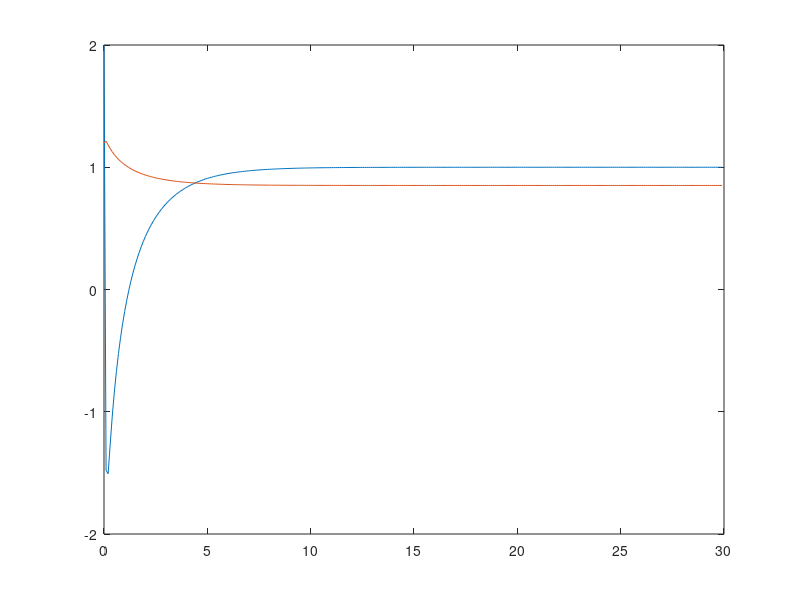

Source code (MATLAB):
a1=0.5; a2=0.1;
b1=0.5; b2=0.1;
T=2; r=5; d=5;
 
dt = 0.1;
maxt = 30;
n = maxt/dt;
t = 1:n; t(1) = 0;
 
x1 = NaN(1, n); x2 = NaN(1, n);
x1(1) = 2; x2(1) = 1.2;
 
U = @(y, z) (b1*z*y - y - r*z - r*dt*(-a2*z + b2*y*z) + d - (y + r*z - d)/T)/(y*dt);
 
for i = 1:n-1
    x1(i+1)= x1(i) + dt*(U(x1(i),x2(i))*x1(i) - b1*x1(i)*x2(i));
    x2(i+1)= x2(i) + dt*(-a2*x2(i) + b2*x1(i)*x2(i));
    t(i+1) = t(i) + dt;
end
 
 
plot(t, x1)
hold on
plot(t, x2);
